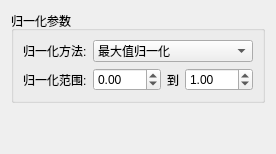
            <widget class="QWidget" name="chromatographyNormalizationPage">
             <layout class="QVBoxLayout" name="chromatographyNormalizationLayout">
              <item>
               <widget class="QGroupBox" name="chromatographyNormalizationParamsGroup">
                <property name="title">
                 <string>归一化参数</string>
                </property>
                <layout class="QFormLayout" name="chromatographyNormalizationParamsLayout">
                 <item row="0" column="0">
                  <widget class="QLabel" name="chromatographyNormMethodLabel">
                   <property name="text">
                    <string>归一化方法:</string>
                   </property>
                  </widget>
                 </item>
                 <item row="0" column="1">
                  <widget class="QComboBox" name="chromatographyNormMethodComboBox">
                   <item>
                    <property name="text">
                     <string>最大值归一化</string>
                    </property>
                   </item>
                   <item>
                    <property name="text">
                     <string>面积归一化</string>
                    </property>
                   </item>
                   <item>
                    <property name="text">
                     <string>Z-score标准化</string>
                    </property>
                   </item>
                  </widget>
                 </item>
                 <item row="1" column="0">
                  <widget class="QLabel" name="chromatographyNormRangeLabel">
                   <property name="text">
                    <string>归一化范围:</string>
                   </property>
                  </widget>
                 </item>
                 <item row="1" column="1">
                  <layout class="QHBoxLayout" name="chromatographyNormRangeLayout">
                   <item>
                    <widget class="QDoubleSpinBox" name="chromatographyNormMinSpinBox">
                     <property name="minimum">
                      <double>-999.000000000000000</double>
                     </property>
                     <property name="maximum">
                      <double>999.000000000000000</double>
                     </property>
                     <property name="value">
                      <double>0.000000000000000</double>
                     </property>
                    </widget>
                   </item>
                   <item>
                    <widget class="QLabel" name="chromatographyNormToLabel">
                     <property name="text">
                      <string>到</string>
                     </property>
                    </widget>
                   </item>
                   <item>
                    <widget class="QDoubleSpinBox" name="chromatographyNormMaxSpinBox">
                     <property name="minimum">
                      <double>-999.000000000000000</double>
                     </property>
                     <property name="maximum">
                      <double>999.000000000000000</double>
                     </property>
                     <property name="value">
                      <double>1.000000000000000</double>
                     </property>
                    </widget>
                   </item>
                  </layout>
                 </item>
                </layout>
               </widget>
              </item>
              <item>
               <spacer name="chromatographyNormalizationSpacer">
                <property name="orientation">
                 <enum>Qt::Vertical</enum>
                </property>
                <property name="sizeHint" stdset="0">
                 <size>
                  <width>20</width>
                  <height>40</height>
                 </size>
                </property>
               </spacer>
              </item>
             </layout>
            </widget>
